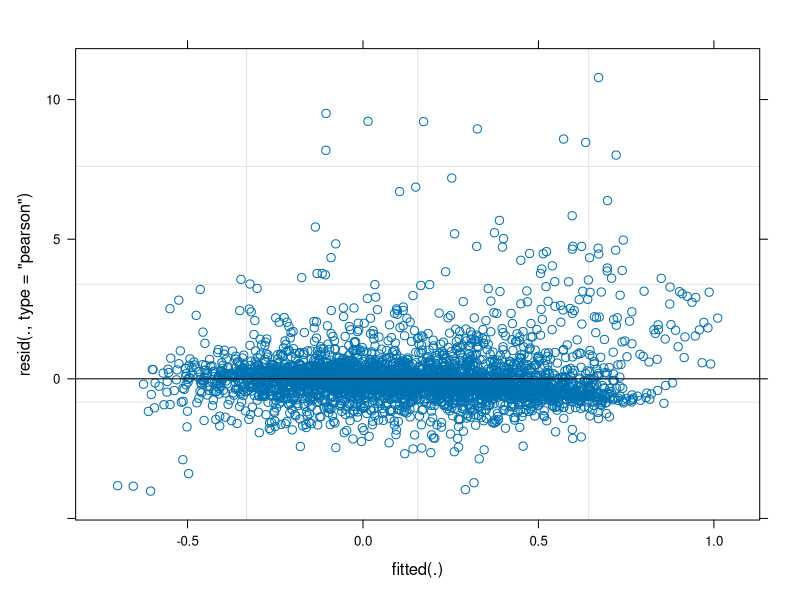
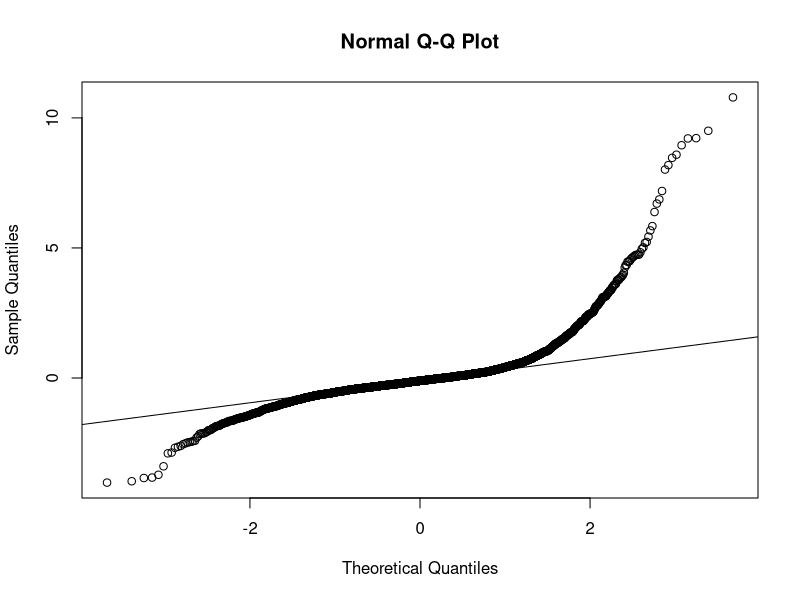
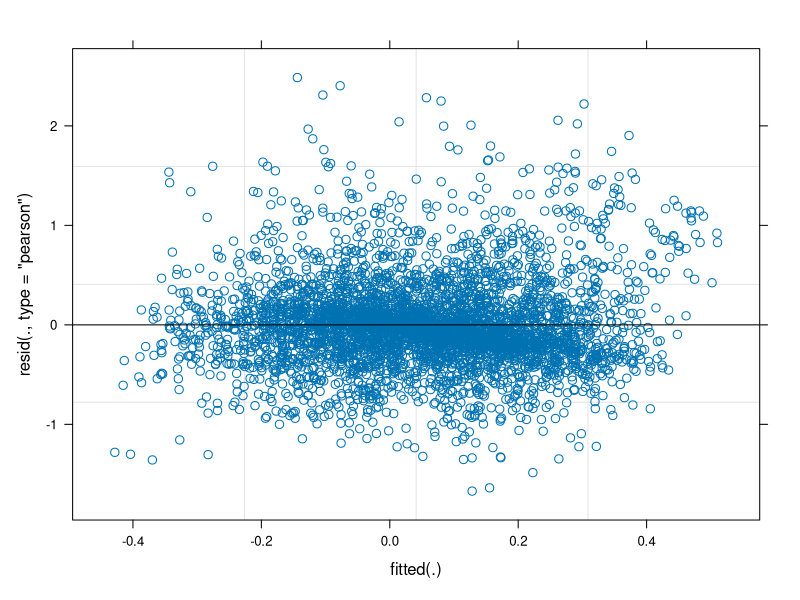
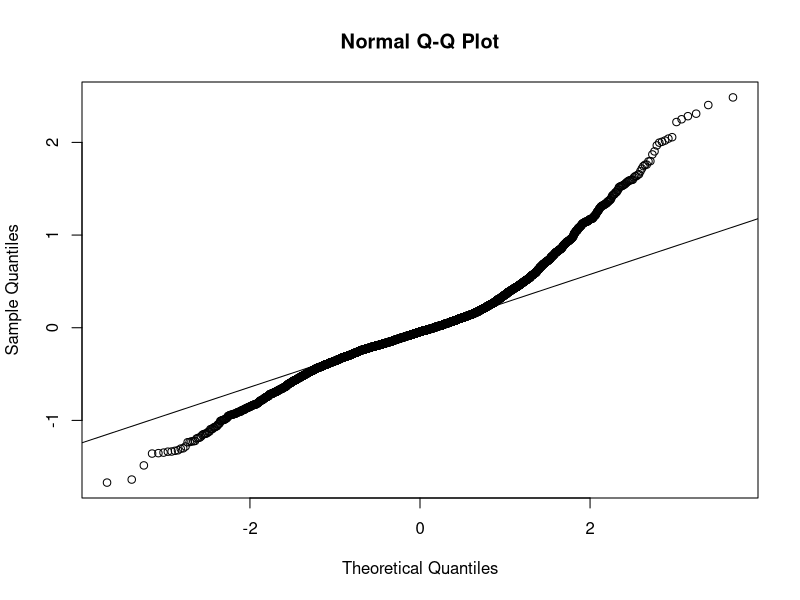

Generate these figures, in order, with R:
## ---- chunk 1
knitr::opts_chunk$set(echo = TRUE)
## ---- chunk 2
library(tidyverse)
library(here)
library(lme4)
library(lmerTest)
library(broom.mixed)

# note if you run LMM with just the lme4 package you wont get any pvalues 

# loading lmerTest as well gets you pvalues when you test anova(model)
## ---- chunk 3
df <- read_csv(here("data", "combined", "5_zdiff_binscreened.csv")) 

# fix data types, all chars to factors
df$emotion <- as.factor(df$emotion)

df <- df %>% mutate_if(is.character,as.factor)

glimpse(df)
## ---- chunk 4

dfHA_brow <- df %>%
  filter(emotion %in% c("626", "727")) %>%
  filter(muscle == "brow") %>%
  arrange(pp_no, emotion, trial, bin)

glimpse(dfHA_brow)

## ---- chunk 5

lm_model_brow <- lmer(Zdiff ~ emotion + bin + emotion*bin + (1|pp_no) + (1|trial), data=dfHA_brow, REML = FALSE) 

## ---- chunk 6
anova(lm_model_brow)
## ---- chunk 7
summary(lm_model_brow)
## ---- chunk 8
plot(lm_model_brow)


qqnorm(resid(lm_model_brow))
qqline(resid(lm_model_brow))
## ---- chunk 9
dfHA_brow <- dfHA_brow %>%
  mutate(log_modulus = sign(Zdiff) * log(1+abs(Zdiff)))
## ---- chunk 10
lm_model_brow_logmod <- lmer(log_modulus ~ emotion + bin + emotion*bin + (1|pp_no) + (1|trial), data=dfHA_brow, REML = FALSE) 
## ---- chunk 11
plot(lm_model_brow_logmod)


qqnorm(resid(lm_model_brow_logmod))
qqline(resid(lm_model_brow_logmod))
